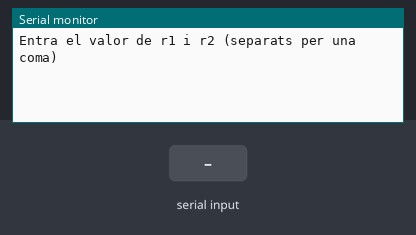
Bench run of a sketch on a simulated Arduino Uno, built with avr-gcc and run on an emulated ATmega328P. Parts: the last lines printed to the serial monitor. Inputs (shaded band) come from the test bench.

Above: at 1.2 s.
1.3 s: "90,45\n" received over Serial
At 2.2 s:
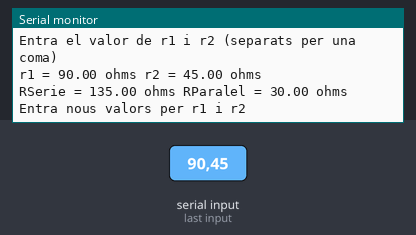
2.8 s: "30,150\n" received over Serial
At 3.4 s:
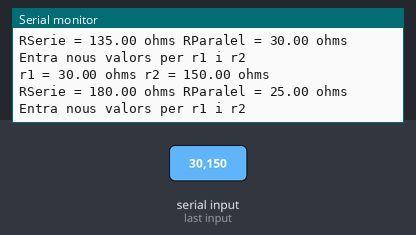

The sketch:

Number_communication_1.ino
```cpp
//********** Variables ********************************************************
float r1, r2;             // variables for the R's
float rSerie, rParalel;// variables for the results
//********** Setup ************************************************************
void setup() {
  Serial.begin(9600);        // initialize serial
  Serial.println("Entra el valor de r1 i r2 (separats per una coma)");

}
//********** Loop *************************************************************
void loop() {
  while (Serial.available() > 0) {  // if there's any serial available, read it
    r1 = Serial.parseInt();// look for valid int the incoming serial stream

    r2 = Serial.parseInt();

    if (Serial.read() == '\n') { //look for newline. Is the end of your sentence
    Serial.print("r1 = ");
    Serial.print(r1);
    Serial.print(" ohms");
    Serial.print(" r2 = ");
    Serial.print(r2);
    Serial.println(" ohms");

    rSerie = r1 + r2;

    Serial.print("RSerie = ");
    Serial.print(rSerie);
    Serial.print(" ohms");

    rParalel = r1*r2 / (r1+r2);

    Serial.print(" RParalel = ");
    Serial.print(rParalel);
    Serial.println(" ohms");
    Serial.println("");
    Serial.println("Entra nous valors per r1 i r2");
    Serial.println("");
    }
  }
}
```

Measured:
- after the input at 1.3 s, the serial monitor: prints a new line at once (image 1)
- after the input at 2.8 s, the serial monitor: prints a new line at once (image 2)
